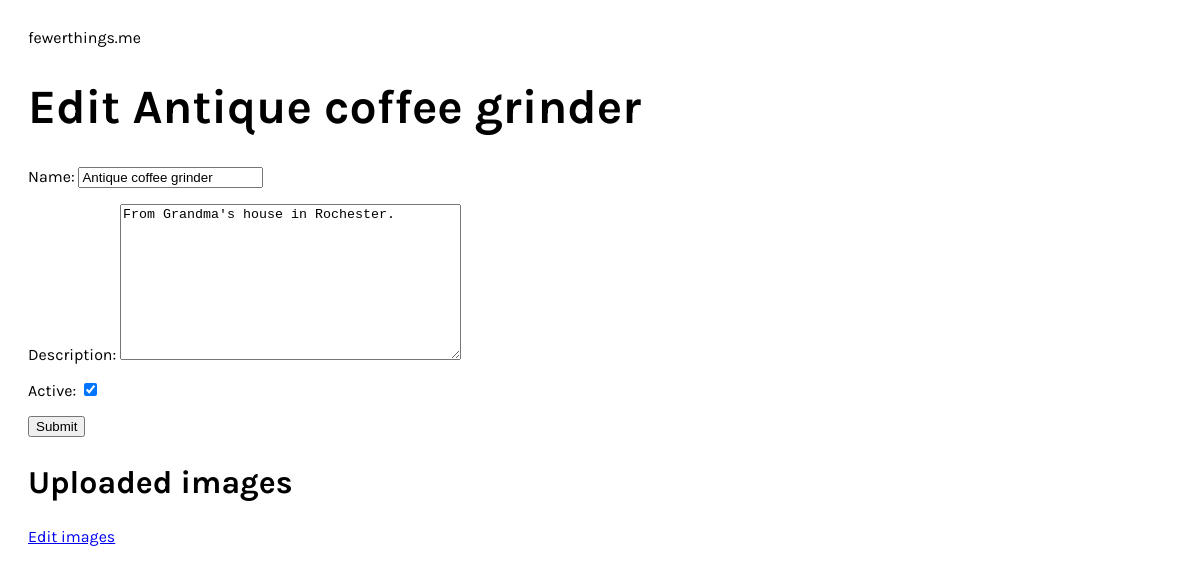
Page /things/antique-coffee-grinder/edit/ (signed in) on the committed database.
### inventory/models.py (models this page shows, shortened)
class Timestamp(models.Model):
	created = models.DateTimeField(auto_now_add=True)
	updated = models.DateTimeField(auto_now=True)
	class Meta:
		abstract = True

class Thing(Timestamp):
	name = models.CharField(max_length=255)
	description = models.TextField()
	slug = models.SlugField(unique=True)
	user = models.ForeignKey(User, blank=True, null=True)
	active = models.BooleanField(default=True)

### inventory/views.py (the view)
@login_required
def edit_thing(request, slug):
	thing = Thing.objects.get(slug=slug)
	uploads = thing.uploads.all()
	if thing.user != request.user:
		raise Http404
	form_class = ThingFormEdit
	if request.method == 'POST':
		form = form_class(data=request.POST, instance=thing)
		if form.is_valid():
			form.save()
			messages.success(request, 'Details updated.')
			return redirect('thing_detail', slug=thing.slug)
	else:
		form = form_class(instance=thing)
	return render(request, 'things/edit_thing.html', {
		'thing': thing,
		'form': form,
		'uploads': uploads,
	})

### inventory/forms.py
class ThingFormEdit(ModelForm):
	class Meta:
		model = Thing
		fields = ('name', 'description','active',)

### inventory/templates/things/edit_thing.html (shortened to what this page needs)
{% extends 'base.html' %}
{% block content %}
	<h1>Edit {{ thing.name }}</h1>
	<form role="form" action="" method="post">
		{{ form.as_p }}
		<button type="submit">Submit</button>
	</form>
	<h2>Uploaded images</h2>
	<p>
		<a href="{% url 'edit_thing_uploads' slug=thing.slug %}">
			Edit images
		</a>
	</p>
{% endblock %}

### inventory/static/css/style.css (style rules this page uses)
body { font-family: 'Karla', sans-serif; color:#000000; padding:20px; }
h1 { font-size:3em; }
h2 { font-size:2em; }

### rows in the picture
Thing: name "Antique coffee grinder", description "From Grandma's house in Rochester.", active "☑"
